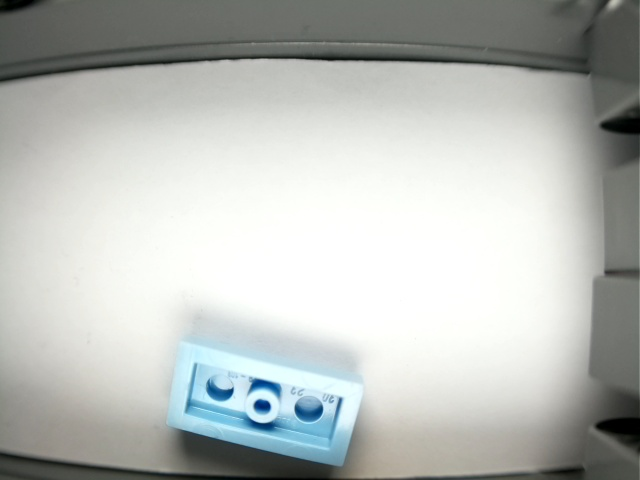
#> input picture data/labeled/3023plate1x2/20210501123629.jpg, 640 x 480 px, found by its file name; its folder holds only this picture in this run
$ jupyter execute --allow-errors preprocessing.ipynb
#> lines starting #> are read from the running program, lines starting #| are printed output that depends on the picture
[cell 1]
#goal is to get the images into a 256x256x3 shape
#It could be useful to use the reference image somehow, but for now, lets work on the raw image

[cell 2]
import cv2 as cv
from os import listdir
from matplotlib import pyplot as plt
import random

[cell 3]
basedir = '..\\data\\labeled\\3023plate1x2\\'
images = [f'{basedir}{file}' for file in listdir(basedir) if file.endswith('.jpg') and not file.startswith('reference')]

[cell 4]
image = cv.imread(images[0])
#> image is the input picture: shape (480, 640, 3); mean B, G, R 184.9, 188.3, 184.6

[cell 5]
plt.imshow(cv.cvtColor(image, cv.COLOR_BGR2RGB))

[cell 6]
image.shape
#> Out = (480, 640, 3)

[cell 7]
margin = int((640-480)/2)
cropped = image[:, margin:-margin]
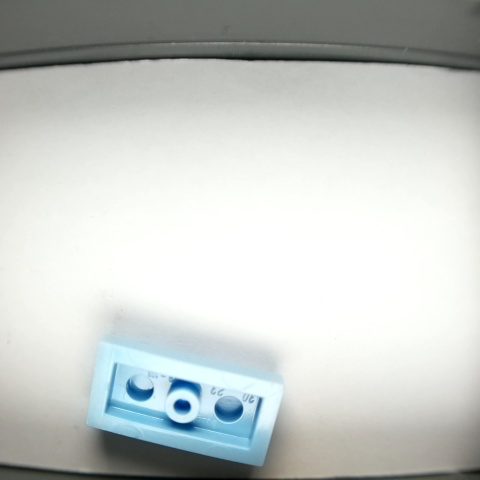
#> cropped: shape (480, 480, 3); mean B, G, R 200.4, 203.2, 198.6
plt.imshow(cv.cvtColor(cropped, cv.COLOR_BGR2RGB))

[cell 8]
resized = cv.resize(cropped, (256,256), interpolation=cv.INTER_AREA)
plt.imshow(cv.cvtColor(resized, cv.COLOR_BGR2RGB))


$ run again, on data/labeled/3023plate1x2/20210501123911.jpg
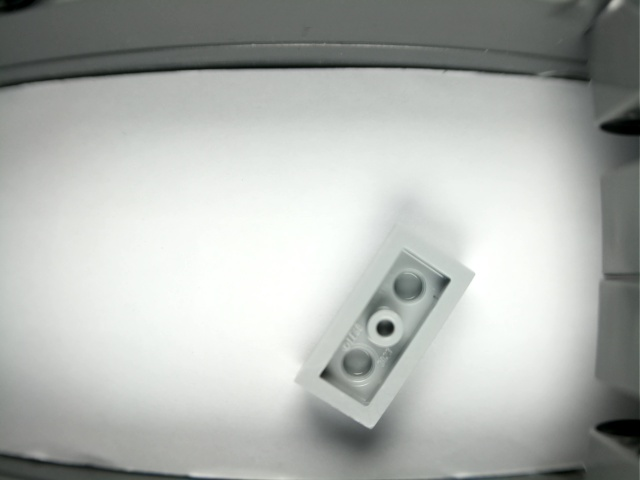
#> input picture data/labeled/3023plate1x2/20210501123911.jpg, 640 x 480 px, found by its file name
#> image is the input picture: shape (480, 640, 3); mean B, G, R 176.9, 180.4, 176.9
#> `cropped = image[:, margin:-margin]`:
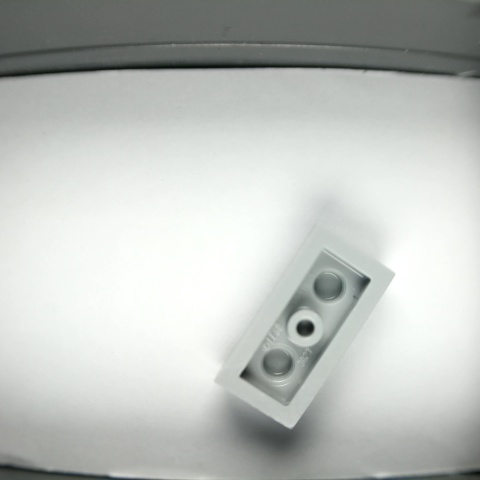
#> cropped: shape (480, 480, 3); mean B, G, R 190.5, 194.1, 190.4

$ run again, on data/labeled/3023plate1x2/20210501124023.jpg
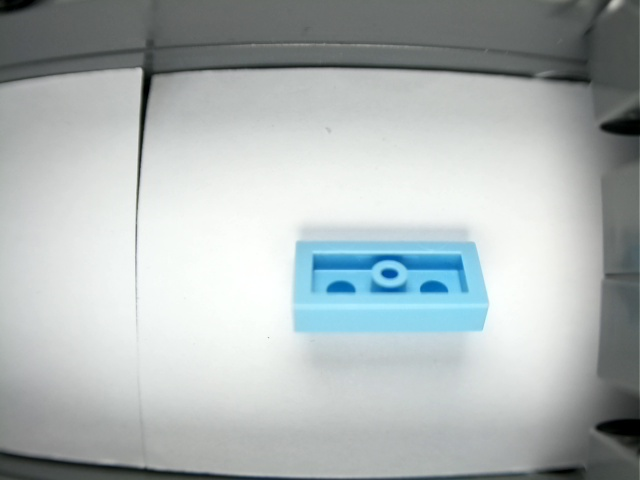
#> input picture data/labeled/3023plate1x2/20210501124023.jpg, 640 x 480 px, found by its file name
#> image is the input picture: shape (480, 640, 3); mean B, G, R 182.1, 181.5, 173.6
#> `cropped = image[:, margin:-margin]`:
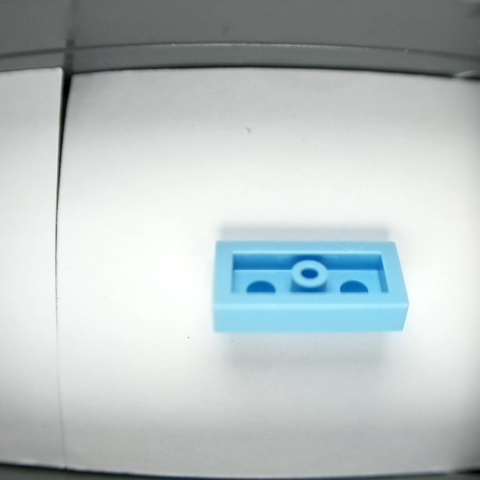
#> cropped: shape (480, 480, 3); mean B, G, R 195.8, 194.8, 185.3

$ run again, on data/labeled/3023plate1x2/20210501124445.jpg
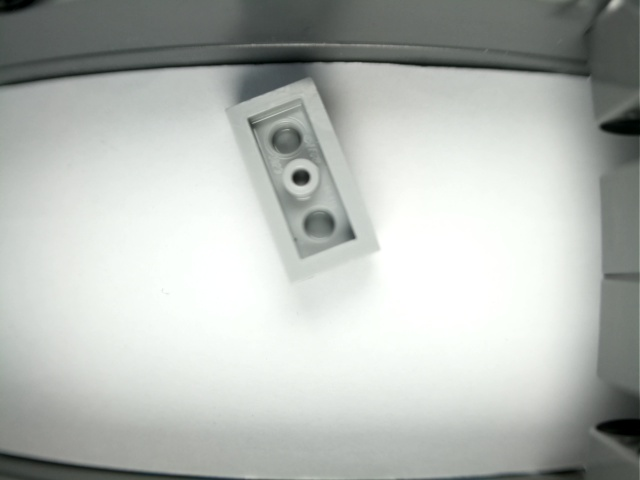
#> input picture data/labeled/3023plate1x2/20210501124445.jpg, 640 x 480 px, found by its file name
#> image is the input picture: shape (480, 640, 3); mean B, G, R 182.1, 186.3, 181.8
#> `cropped = image[:, margin:-margin]`:
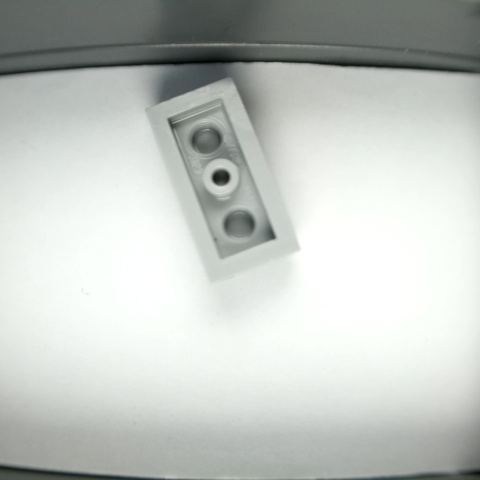
#> cropped: shape (480, 480, 3); mean B, G, R 195, 199.3, 194.8

$ run again, on data/labeled/3023plate1x2/20210501123822.jpg
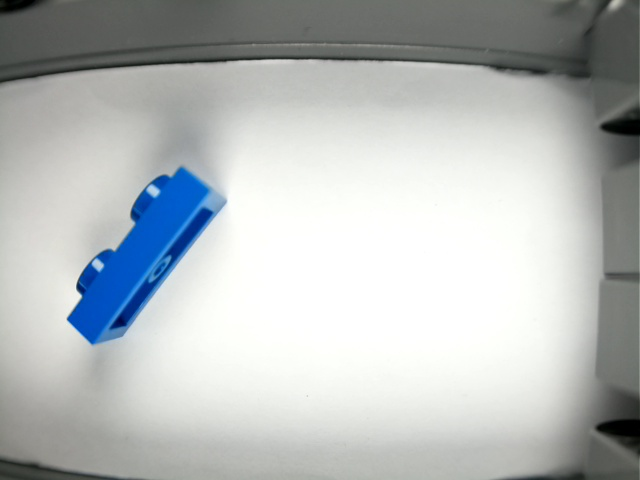
#> input picture data/labeled/3023plate1x2/20210501123822.jpg, 640 x 480 px, found by its file name
#> image is the input picture: shape (480, 640, 3); mean B, G, R 186.8, 186.5, 182
#> `cropped = image[:, margin:-margin]`:
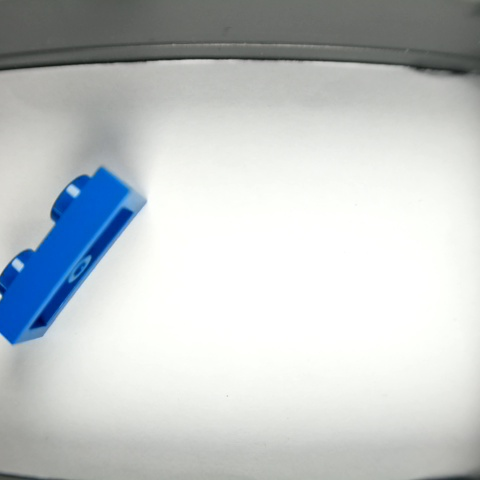
#> cropped: shape (480, 480, 3); mean B, G, R 201.5, 199.9, 194.4
